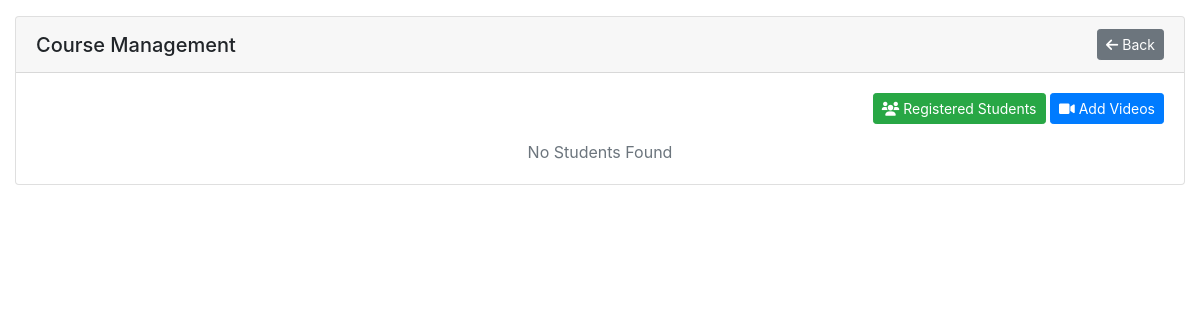
The page /studentsregistered.php?course_id=1 on the database as committed earlier.
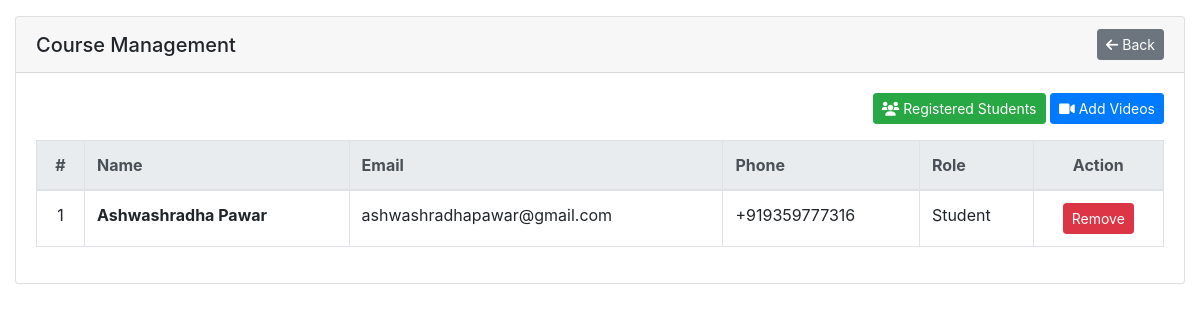
The same page on the database as committed later.
### tables this page shows
CREATE TABLE `studentcourseregistered` (
  `id` int(11) NOT NULL,
  `course_id` int(11) NOT NULL,
  `user_id` int(11) NOT NULL
);

CREATE TABLE `users_database` (
  `user_id` int(11) NOT NULL,
  `name` varchar(200) NOT NULL,
  `email` varchar(200) NOT NULL,
  `password` varchar(200) NOT NULL,
  `user_type` int(11) NOT NULL,
  `phone_number` varchar(200) NOT NULL,
  `address` varchar(200) NOT NULL,
  `facebook` text NOT NULL,
  `instagram` text NOT NULL,
  `linkedin` text NOT NULL,
  `twitter` text NOT NULL,
  `github` text NOT NULL,
  `profile_information` text NOT NULL,
  `recent_activities` text NOT NULL,
  `created_on` datetime NOT NULL DEFAULT current_timestamp()
);

### studentsregistered.php (the view, shortened to what this page needs)
<?php
include 'db_connect.php';
$course_id = isset($_GET['course_id']) ? (int)$_GET['course_id'] : 0;
?>
<!DOCTYPE html>
<html>
<head>
    <link rel="stylesheet" href="https://stackpath.bootstrapcdn.com/bootstrap/4.6.0/css/bootstrap.min.css">
    <link rel="stylesheet" href="https://cdnjs.cloudflare.com/ajax/libs/font-awesome/6.0.0/css/all.min.css">
</head>
<body>
    <div class="col-lg-12 mt-3">
        <div class="card card-outline card-success">
            <div class="card-header d-flex justify-content-between align-items-center">
                <h5 class="mb-0">Course Management</h5>
                <a class="btn btn-sm btn-secondary" href="./index.php?page=course">
                    <i class="fa fa-arrow-left"></i> Back
                </a>
            </div>
            <div class="card-body">
                <div class="mb-3 text-right">
                    <button class="btn btn-sm btn-success" id="showStudents">
                        <i class="fa fa-users"></i> Registered Students
                    </button>
                    <button class="btn btn-sm btn-primary" id="showVideos">
                        <i class="fa fa-video"></i> Add Videos
                    </button>
                </div>
                <div id="studentsSection">
                    <?php
        $i = 1;
        $type = array('', "Admin", "Course Owner", "Student");
        $count_qry = $conn->query("
            SELECT COUNT(*) AS total_students
            FROM studentcourseregistered
            WHERE course_id = $course_id
        ");
        $total_students = $count_qry->fetch_assoc()['total_students'];
        $qry = $conn->query("
            SELECT u.*, scr.course_id
            FROM users_database u
            INNER JOIN studentcourseregistered scr
                ON scr.user_id = u.user_id
            WHERE scr.course_id = $course_id
        ");
        ?>
                    <?php if($total_students > 0): ?>
                    <div class="table-responsive">
                        <table class="table table-bordered table-hover">
                            <thead class="thead-light">
                                <tr>
                                    <th class="text-center">#</th>
                                    <th>Name</th>
                                    <th>Email</th>
                                    <th>Phone</th>
                                    <th>Role</th>
                                    <th class="text-center">Action</th>
                                </tr>
                            </thead>
                            <tbody>
                                <?php while($row = $qry->fetch_assoc()): ?>
                                <tr>
                                    <td class="text-center"><?php echo $i++; ?></td>
                                    <td><b><?php echo ucwords($row['name']); ?></b></td>
                                    <td><?php echo $row['email']; ?></td>
                                    <td><?php echo $row['phone_number']; ?></td>
                                    <td><?php echo $type[$row['user_type']]; ?></td>
                                    <td class="text-center">
                                        <button class="btn btn-sm btn-danger remove_user"
                                            data-id="<?php echo $row['user_id']; ?>"
                                            data-courseid="<?php echo $row['course_id']; ?>">
                                            Remove
                                        </button>
                                    </td>
                                </tr>
                                <?php endwhile; ?>
                            </tbody>
                        </table>
                    </div>
                    <?php else: ?>
                    <div class="text-center text-muted">No Students Found</div>
                    <?php endif; ?>
                </div>
            </div>
        </div>
    </div>
</body>
</html>

Rows that differ between the two databases and show on the page:
now on this page (row edited): studentcourseregistered: user.name "Ashwashradha Pawar", user.email "ashwashradhapawar@gmail.com", user.phone_number "+919359777316", user.user_type "Student"
Other text that changed with them:
text no longer shown: "No Students Found"
text now shown: "# Name Email Phone Role Action"
